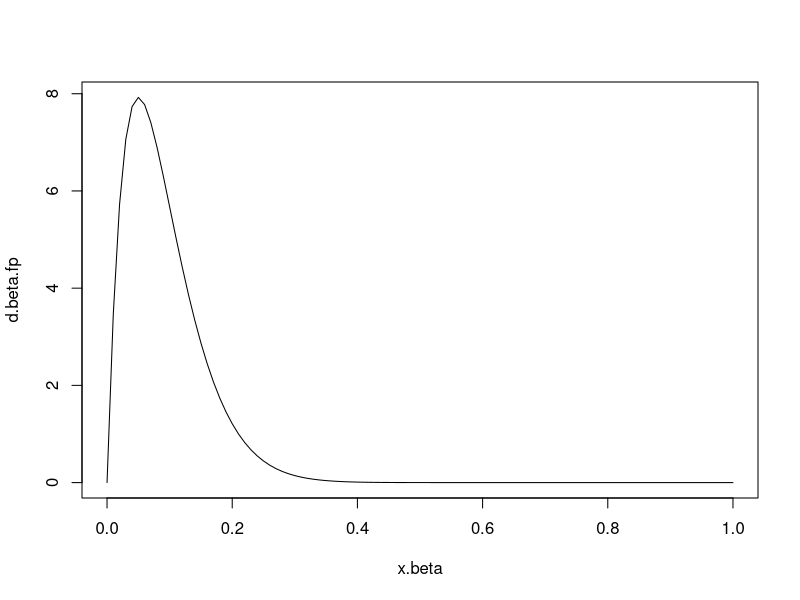

This figure's R source: (Note: this script raises an error after producing the figure.)
## ---- chunk 1
knitr::opts_chunk$set(echo = TRUE)
## ---- chunk 2
x.beta<-seq(from = 0,to = 1,by=0.01)
d.beta.fp <- dbeta(x = x.beta,shape2=20, shape1= 2)
plot(x = x.beta,y= d.beta.fp,type = "l")
## ---- chunk 3
b <- rbinom(n = n, size = 200,prob = mean.fp/100)/200
mean(b)
sd(b)
## ---- chunk 4

n.trt       <- 28
mean.fp.base <- 10.6
sd.fp.base   <- 8.57
se.fp.base   <- sd.fp.base/sqrt(n.trt)
ci95.fp.base <- 1.96*se.fp.base

x.fp.base <- seq(from = c(mean.fp.base-3*sd.fp.base),to = c(mean.fp.base+3*sd.fp.base),by = 0.1)

d.norm.fp.base <- dnorm(x = x.fp.base,
                        mean= mean.fp.base, 
                        sd= sd.fp.base)

plot(x = x.fp.base,y =d.norm.fp.base, type = "l")

points(x = mean.fp.base, y = 0.02,pch = 2)
segments(x0 = mean.fp.base-ci95.fp.base,
         x1 = mean.fp.base+ci95.fp.base,
         y0= 0.02, y1= 0.02)
abline(v = 0, lwd = 10)
## ---- chunk 5

n.trt       <- 28
mean.fp.wk12 <- 14.76
sd.fp.wk12   <- 10.29
se.fp.wk12   <- sd.fp.wk12/sqrt(n.trt)
ci95.fp.wk12 <- 1.96*se.fp.wk12

x.fp.wk12 <- seq(from = c(mean.fp.wk12-3*sd.fp.wk12),to = c(mean.fp.wk12+3*sd.fp.wk12),by = 0.1)

d.norm.fp.wk12 <- dnorm(x = x.fp.wk12,
                        mean= mean.fp.wk12, 
                        sd= sd.fp.wk12)

plot(x = x.fp.wk12,y =d.norm.fp.wk12, type = "l")

points(x = mean.fp.wk12, y = 0.02,pch = 2)
segments(x0 = mean.fp.wk12-ci95.fp.wk12,
         x1 = mean.fp.wk12+ci95.fp.wk12,
         y0= 0.02, y1= 0.02)
abline(v = 0, lwd = 10)
## ---- chunk 6
base.hits <- find_hits(n.its = 500000, n = n.trt, 
                       target.mean = mean.fp.base, target.sd = sd.fp.base,
                       tolerance.mean = 0.25, tolerance.sd = 0.25)
## ---- chunk 7
wk12.hits <- find_hits(n.its = 500000, n = n.trt, 
                       target.mean = mean.fp.wk12, target.sd =sd.fp.wk12,
                       tolerance.mean = 0.125, tolerance.sd = 0.125)
## ---- chunk 8
opt.hit.list.base <- list(NA)

for(h in 1:nrow(base.hits)){
  opt.hit.list.base[[h]] <- optimize_hit(hit = t(base.hits[h,]),
                                    n.its = 1000,
                                    target.mean = mean.fp.base,
                                    target.sd =   sd.fp.base,
                                    tolerance.mean = 0.05,
                                    tolerance.sd = 0.005,
                                    n = n.trt)
}

## ---- chunk 9
opt.hit.list.wk12 <- list(NA)

for(h in 1:nrow(wk12.hits)){
  opt.hit.list.wk12[[h]] <- optimize_hit(hit = t(wk12.hits[h,]),
                                    n.its = 1000,
                                    n = n.trt,
                                    target.mean = mean.fp.wk12,
                                    target.sd =   sd.fp.wk12,
                                    tolerance.mean = 0.075,
                                    tolerance.sd = 0.0085)
}

## ---- chunk 10
# mean(sort(opt.hit.list.base[[1]][,1]))
# mean(sort(opt.hit.list.base[[2]][,1]))
# mean(sort(opt.hit.list.base[[3]][,1]))
# 
# 
# mean(sort(opt.hit.list.wk12[[1]][,1]))
# mean(sort(opt.hit.list.wk12[[2]][,1]))
# mean(sort(opt.hit.list.wk12[[3]][,1]))
# 
# t.test((opt.hit.list.base[[1]][,1]),
#        (opt.hit.list.wk12[[1]][,1]))
## ---- chunk 11
n.hits.base <- length(opt.hit.list.base)
n.hits.wk12 <- length(opt.hit.list.wk12)

p.matrix <- matrix(data = NA, 
                   nrow = n.hits.base,
                   ncol = n.hits.wk12)
dim(p.matrix)
p.target <- 0.006

for(i in 1:nrow(p.matrix)){
  for(j in 1:ncol(p.matrix)){

    
    if(is.matrix(opt.hit.list.base[[i]])== FALSE){
      base <- opt.hit.list.base[[i]]
    }else{
      base <- opt.hit.list.base[[i]][,1]
    }
    
    if(is.matrix(opt.hit.list.wk12[[j]])== FALSE){
      wk12 <- opt.hit.list.wk12[[j]]
    }else{
      wk12 <- opt.hit.list.wk12[[j]][,1]
    }
    
    p.matrix[i,j] <- t.test(base, wk12,paired = T)$p.value
  }
}

min(p.matrix)
save.image(file = "run2.RData")

## ---- chunk 12

## ---- chunk 13

